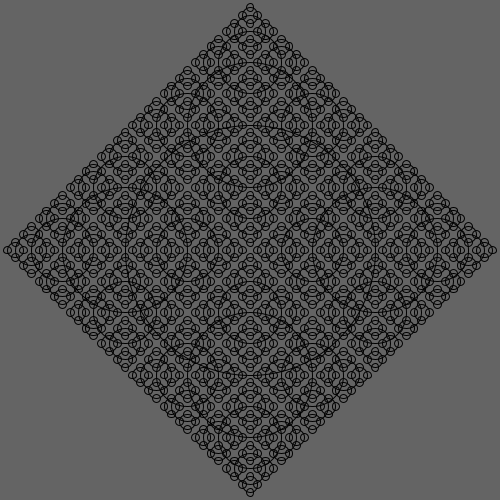
Frame 1 (no input)
Frame 60 (the mouse pressed at the canvas centre just before this capture): identical to frame 1, image omitted
Frame 120 (the mouse held since frame 60 and released just before this capture): identical to frame 1, image omitted

The Processing sketch that drew this single still picture (run headless with seeded random() and noise(); from frame 60 on, the mouse is pressed at the canvas centre):

// Processing sketch: recursive_circle
// ── recursive_circle.pde

void setup() {
  size(500, 500);
  rectMode(CENTER);
  noFill();
}

void draw() {
  background(100);
  drawCircle(width/2, height/2, width/2);
}

void drawCircle(float x, float y, float r) {
  ellipse(x, y, r, r); 
  if (r > 8) {
    drawCircle(x - r/2, y, r/2);
    drawCircle(x + r/2, y, r/2);
    drawCircle(x, y - r/2, r/2);
    drawCircle(x, y + r/2, r/2);
  }
}
